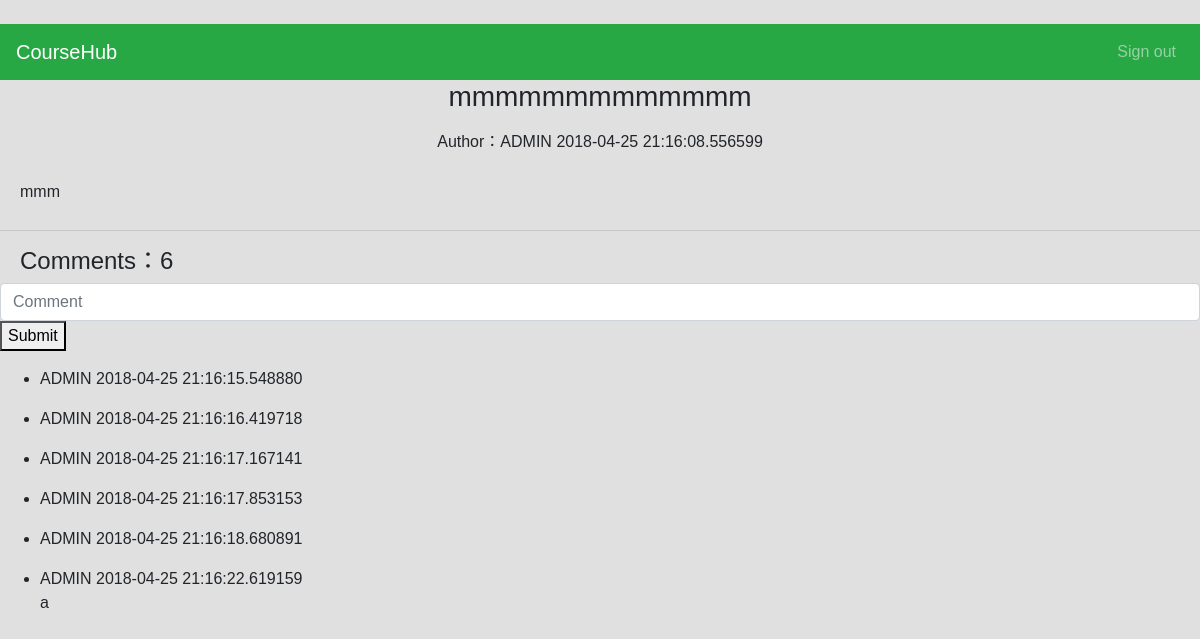
The page /detail/25 on the database its author committed.
### coursehubapp.py (models this page shows)
class Post(db.Model):
    __tablename__ = 'post'
    __searchable__ = ['title']
    id = db.Column(db.Integer, primary_key=True)
    title = db.Column(db.String(100))
    description = db.Column(db.String())
    user_id = db.Column(db.Integer, db.ForeignKey('user.id'), nullable=False)
    course_id = db.Column(db.Integer, db.ForeignKey('course.id'), nullable=False)
    post_time = db.Column(db.DateTime, default=datetime.now)
    comment = db.relationship('Comment', backref='post', lazy='dynamic')

class User(UserMixin, db.Model):
    __tablename__ = 'user'
    id = db.Column(db.Integer, primary_key=True)
    username = db.Column(db.String(15), unique=True, nullable=False)
    email = db.Column(db.String(50), unique=True, nullable=False)
    password = db.Column(db.String(80), nullable=False)
    post = db.relationship('Post', backref='user', lazy='dynamic')
    comment = db.relationship('Comment', backref='user', lazy='dynamic')

class Comment(db.Model):
    __tablename__ = 'comment'
    id = db.Column(db.Integer, primary_key=True)
    detail = db.Column(db.Text, nullable=False)
    user_id = db.Column(db.Integer, db.ForeignKey('user.id'),nullable=False)
    post_id = db.Column(db.Integer, db.ForeignKey('post.id'),nullable=False)
    comment_time = db.Column(db.DateTime, default=datetime.now)

### coursehubapp.py (the view)
@app.route('/detail/<post_id>',methods=['GET', 'POST'])
def detail(post_id):
    postdetail = Post.query.filter(Post.id == post_id).first()
    return render_template('detail.html', post=postdetail)

### templates/detail.html (shortened to what this page needs)
﻿{% import "bootstrap/wtf.html" as wtf %}
<!DOCTYPE html>
<html lang="en">
<head>
  <link rel="stylesheet" href="https://maxcdn.bootstrapcdn.com/bootstrap/4.0.0/css/bootstrap.min.css">
  <link rel="stylesheet" type="text/css">
</head>
    <nav class="navbar navbar-expand-sm bg-success navbar-dark">
        <a class="navbar-brand" href="#">CourseHub</a>
            <ul class="navbar-nav ml-auto">
                <li class="nav-item">
                    <a class="nav-link" href="{{ url_for('logout') }}">Sign out</a>
                </li>
             </ul>
    </nav>
    <h3 class="page-title">{{ post.title }}</h3>
    <p class="post-info">
    <span class="author">Author：{{ post.user.username }}</span>
    <span>  {{ post.post_time }}</span></p>
    <p class="description">{{ post.description}}</p>
    <hr>
    <h4>Comments：{{ post.comment.count() }}</h4>
    <form action="{{url_for('comment', post_id=post.id)}}" method="POST">
        <div class="new-comment">
            <input type="text" class="form-control" placeholder="Comment" name="comment_detail">
    </div>
    <button class="btn-send">Submit</button>
    </form>
    <ul class="comment-list">
        {% for commnet in post.comment%}
        <li>
            <div class="user_info">
                <span class="username"> {{ commnet.user.username }}</span>
                <span class="create_time">  {{ commnet.comment_time }}</span>
            </div>
            <p class="detail">{{ commnet.detail }}</p>
        </li>
        {% endfor %}
    </ul>
</body>
</html>

### templates/detail.html (style rules this page uses)
body, html { font-family: "Mina", sans-serif; height: 100%; margin: 0; padding: 0; background: #e0e0e0; }
.page-title { text-align: center; }
.post-info { text-align: center; margin-top: 16px; }
.description { padding: 10px 20px 10px 20px; }
h4 { padding-left: 20px; }

### rows shown on the page
Post: title "mmmmmmmmmmmmm", post_time "2018-04-25 21:16:08.556599", description "mmm"
User: user.username "ADMIN"
Comment: user.username "ADMIN", comment_time "2018-04-25 21:16:15.548880"
Comment: user.username "ADMIN", comment_time "2018-04-25 21:16:16.419718"
Comment: user.username "ADMIN", comment_time "2018-04-25 21:16:17.167141"
Comment: user.username "ADMIN", comment_time "2018-04-25 21:16:17.853153"
Comment: user.username "ADMIN", comment_time "2018-04-25 21:16:18.680891"
Comment: user.username "ADMIN", comment_time "2018-04-25 21:16:22.619159", detail "a"

### other values the page prints
{{ post.comment.count() }} "6"
